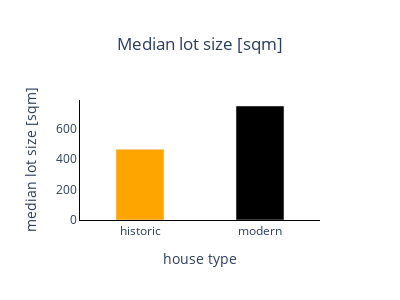

Notebook code cell kept with this figure:
### Markdown cell above
Lastly, my client wants a gigantic lot. He wants a tennis court, golf court and a swimming pool minimum.

So, I wanted to see, whether his wish for historic houses could impede with the wish for a large lot.

Described the median lot size for historic vs modern houses.

### Code cell
#group by category and then calculate median and std on the lot size column
stats_lotsize = df_concatenated.groupby('category')['sqft_lot'].agg(['median','std'])

#plot the median lot size of historic vs modern buildings
fig_view_stats_lotsize = px.bar(stats_lotsize, x=stats_lotsize.index, y= 'median',        
                        title='Median lot size [sqm]',
                        labels={'median': 'median lot size [sqm]'},
                        color=stats.index,
                        color_discrete_map={'yes': 'black','no':'orange'})

fig_view_stats_lotsize.update_layout(title_x=0.5,
                             width=400,
                             height=300,
                             bargap=0.6,
                             xaxis_title='house type',
                             showlegend=False,
                             xaxis=dict(showline=True,linecolor='black'),
                             yaxis=dict(showline=True,linecolor='black'),
                             plot_bgcolor='rgba(0,0,0,0)')

fig_view_stats_lotsize.update_traces(error_y=dict(width=0))
fig_view_stats_lotsize.show()

### Figure 1 — Plotly figure (JSON) as saved in the notebook; plotly's stock layout.template omitted (floating-point values rounded to 4 significant figures)
{"data": [{"alignmentgroup": "True", "error_y": {"width": 0}, "hovertemplate": "color=no<br>category=%{x}<br>median lot size [sqm]=%{y}<extra></extra>", "legendgroup": "no", "marker": {"color": "orange", "pattern": {"shape": ""}}, "name": "no", "offsetgroup": "no", "orientation": "v", "showlegend": true, "textposition": "auto", "type": "bar", "x": ["historic"], "xaxis": "x", "y": [464.5], "yaxis": "y"}, {"alignmentgroup": "True", "error_y": {"width": 0}, "hovertemplate": "color=yes<br>category=%{x}<br>median lot size [sqm]=%{y}<extra></extra>", "legendgroup": "yes", "marker": {"color": "black", "pattern": {"shape": ""}}, "name": "yes", "offsetgroup": "yes", "orientation": "v", "showlegend": true, "textposition": "auto", "type": "bar", "x": ["modern"], "xaxis": "x", "y": [749.1], "yaxis": "y"}], "layout": {"bargap": 0.6, "barmode": "relative", "height": 300, "legend": {"title": {"text": "color"}, "tracegroupgap": 0}, "plot_bgcolor": "rgba(0,0,0,0)", "showlegend": false, "title": {"text": "Median lot size [sqm]", "x": 0.5}, "width": 400, "xaxis": {"anchor": "y", "domain": [0, 1], "linecolor": "black", "showline": true, "title": {"text": "house type"}}, "yaxis": {"anchor": "x", "domain": [0, 1], "linecolor": "black", "showline": true, "title": {"text": "median lot size [sqm]"}}}}
